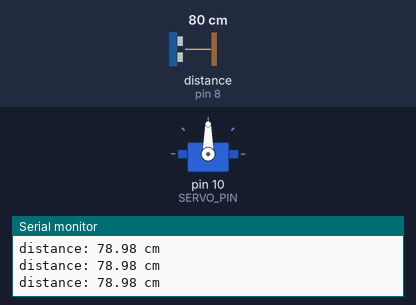
The sketch below on a simulated Arduino Uno, built with avr-gcc and run on an emulated ATmega328P. Parts: servo, the last lines printed to the serial monitor. Wiring (inferred from the names in the program): ultrasonic range finder: trigger pin 9; echo pin 8. The test bench sets the inputs (shaded band); at power-on: distance to the obstacle (sensor on pin 8) 80 cm. The echo pulse lasts 58.3 µs per cm.

Above: at 1.3 s.
1.4 s: distance to the obstacle (sensor on pin 8) set to 27 cm
3.2 s: distance to the obstacle (sensor on pin 8) set to 23 cm
At 4.8 s:
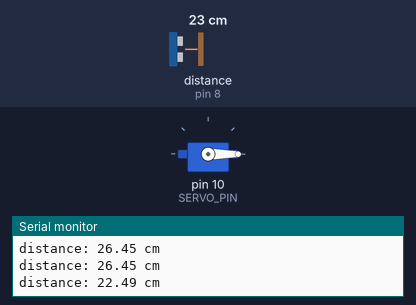
6.2 s: distance to the obstacle (sensor on pin 8) set to 60 cm
At 8.2 s:
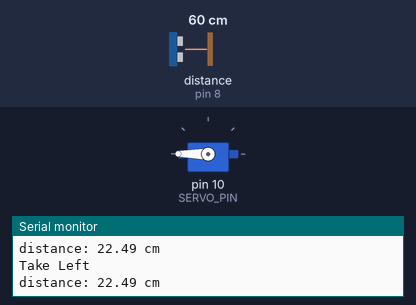
Timing chart, 0 to 10.0 s (numbered marks = the images above; inputs shaded):
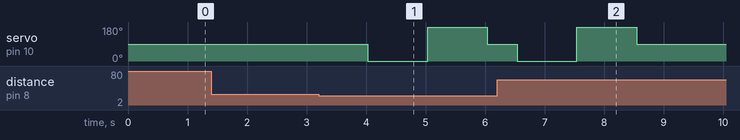

The sketch:

Ultrasonic_file_.ino
```cpp
#include <Servo.h>

const int TRIG_PIN = 9;                    // Arduino pin connected to Ultrasonic Sensor's TRIG pin
const int ECHO_PIN = 8;                    // Arduino pin connected to Ultrasonic Sensor's ECHO pin
const int SERVO_PIN = 10;                   // Arduino pin connected to Servo Motor's pin
const int DISTANCE_THRESHOLD = 25;         // centimeters

Servo servo;                                // create servo object to control a servo
float duration_us, distance_cm;

void setup() {
  Serial.begin(9600);                      // initialize serial port
  pinMode(TRIG_PIN, OUTPUT);               // set arduino pin to output mode
  pinMode(ECHO_PIN, INPUT);                // set arduino pin to input mode
  servo.attach(SERVO_PIN);
  servo.write(90);                         // set initial position of the servo to center
}

void loop() {
  // generate 10-microsecond pulse to TRIG pin
  digitalWrite(TRIG_PIN, HIGH);
  delayMicroseconds(10);
  digitalWrite(TRIG_PIN, LOW);

  // measure duration of pulse from ECHO pin
  duration_us = pulseIn(ECHO_PIN, HIGH);

  // calculate the distance
  distance_cm = 0.017 * duration_us;

  Serial.print("distance: ");
  Serial.print(distance_cm);
  Serial.println(" cm");
  delay(500);

  // Check if distance is less than threshold
  if(distance_cm < DISTANCE_THRESHOLD){
    // Turn left and get the distance
    servo.write(0);                       // Turn left
    delay(500);
    float left_distance = get_distance();
    delay(500);

    // Turn right and get the distance
    servo.write(180);                     // Turn right
    delay(500);
    float right_distance = get_distance();
    delay(500);

    servo.write(90);                      // Center position

    // Take diversion based on the obstacle on the sides
    if (left_distance > right_distance) {
      Serial.println("Take Right");
    } else {
      Serial.println("Take Left");
    }
  }
}

float get_distance() {
  // generate 10-microsecond pulse to TRIG pin
  digitalWrite(TRIG_PIN, HIGH);
  delayMicroseconds(10);
  digitalWrite(TRIG_PIN, LOW);

  // measure duration of pulse from ECHO pin
  duration_us = pulseIn(ECHO_PIN, HIGH);

  // calculate the distance
  return 0.017 * duration_us;
}
```

Measured:
- the behaviour switches between 26 and 25 cm on distance to the obstacle (sensor on pin 8) (found by bisection; images 0 and 1)
- after the input at 3.2 s, servo on pin 10 (SERVO_PIN): 90° → 0° after 0.83 s, → 180° 1.0 s later, → 90° 1.0 s later
- after the input at 6.2 s, servo on pin 10 (SERVO_PIN): goes on until 8.5 s, then stays 90°
